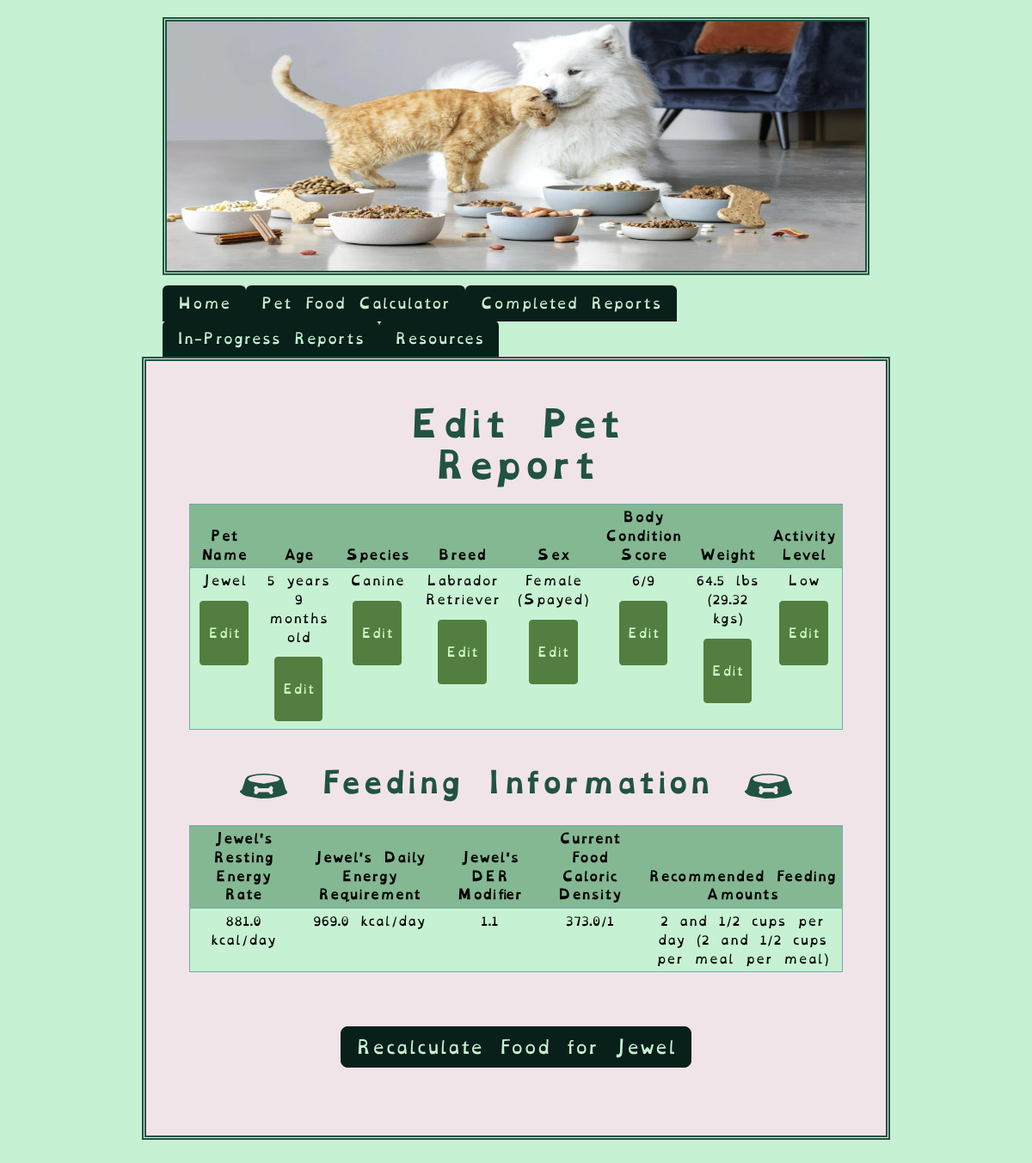
The page /edit_info?pet_id=4 (signed in) on the database its author committed.
### tables this page shows
CREATE TABLE "pets" (
	"pet_id"	INTEGER UNIQUE,
	"owner_id"	INTEGER,
	"name"	VARCHAR(25) NOT NULL,
	"age_in_years"	INTEGER,
	"age_in_months"	INTEGER,
	"species"	VARCHAR(10) NOT NULL,
	"breed"	VARCHAR(25),
	"canine_breed_id"	INTEGER,
	"feline_breed_id"	INTEGER,
	"sex"	INTEGER,
	"bcs"	INTEGER,
	"weight"	FLOAT,
	"units"	VARCHAR(5),
	"converted_weight"	FLOAT,
	"converted_weight_units"	VARCHAR(5),
	"body_fat_percentage"	VARCHAR(5),
	"ideal_weight_lbs"	FLOAT,
	"ideal_weight_kgs"	FLOAT,
	"is_pediatric"	VARCHAR(1),
	"is_pregnant"	VARCHAR(1),
	"weeks_gestating"	INTEGER,
	"is_nursing"	VARCHAR(1),
	"litter_size"	INTEGER,
	"weeks_nursing"	INTEGER,
	"activity_level"	INTEGER,
	"rer"	FLOAT,
	"canine_der_factor_id"	INTEGER,
	"feline_der_factor_id"	INTEGER,
	"der"	FLOAT,
	"der_modifier"	FLOAT,
	"meals_per_day"	FLOAT,
	"current_food_kcal"	FLOAT,
	"current_food_form"	INTEGER,
	"rec_treat_kcal_per_day"	INTEGER,
	"current_food_amt_rec"	VARCHAR(15),
	"current_food_amt_per_meal"	VARCHAR(15),
	"date_of_first_report"	DATETIME,
	"most_recent_report_date"	DATETIME,
	PRIMARY KEY("pet_id" AUTOINCREMENT),
	FOREIGN KEY("owner_id") REFERENCES "users"("id"),
	FOREIGN KEY("canine_breed_id") REFERENCES "dog_breeds"("BreedID"),
	FOREIGN KEY("canine_der_factor_id") REFERENCES "canine_der_factors"("factor_id"),
	FOREIGN KEY("feline_breed_id") REFERENCES "cat_breeds"("BreedID"),
	FOREIGN KEY("feline_der_factor_id") REFERENCES "feline_der_factors"("factor_id"),
	FOREIGN KEY("sex") REFERENCES "reproductive_statuses"("sex_id"),
	FOREIGN KEY("activity_level") REFERENCES "activity_levels"("activity_id"),
	FOREIGN KEY("current_food_form") REFERENCES "food_forms"("form_id")
);

### main.py (the view)
@app.route("/edit_info", methods=["GET", "POST"])
@login_required
def edit_info():
    pet_id = request.args.get("pet_id", type=int)
    print(pet_id)
    try:
        pet_data = db.execute(
            "SELECT * FROM pets WHERE owner_id = :user_id and pet_id = :pet_id",
            user_id=session["user_id"], pet_id=pet_id
        )
    except Exception as e:
        flash(f"Unable to find pet info. Exception: {e}")
        return render_template("edit_report.html")
    if request.method == "POST":
        print(pet_id)
    return render_template("edit_report.html", pet_data=pet_data, pet_id=pet_id)

### helpers.py (called while the page is built)
def login_required(f):
    @wraps(f)
    def decorated_funtion(*args, **kwargs):
        if session.get("user_id") == None:
            return redirect(url_for("login"))
        return f(*args, **kwargs)
    return decorated_funtion

### templates/edit_report.html (shortened to what this page needs)
{% extends 'base.html' %} {% block title %}Edit Pet Report{% endblock %}
{% block content %}
<h1>Edit Pet Report</h1>
<table class="table table-sm">
  <thead>
    <tr>
      <th>
        <b> Pet Name </b>
      </th>
      <th>
        <b> Age </b>
      </th>
      <th>
        <b> Species </b>
      </th>
      <th>
        <b> Breed </b>
      </th>
      <th>
        <b> Sex </b>
      </th>
      <th>
        <b> Body Condition Score </b>
      </th>
      <th>
        <b> Weight </b>
      </th>
      {% if pet_data[0].activity_level != None %}
      <th>
        <b> Activity Level </b>
      </th>
      {% endif %}
    </tr>
  </thead>
  <tbody>
    <tr>
      <td>
        {{ pet_data[0].name }}
        <a href="{{ url_for('pet_info', pet_id=pet_id) }}">
          <button type="button" class="btn btn-secondary btn-sm">Edit</button>
        </a>
      </td>
      <td>
        {% if pet_data[0].age_in_years == 0 and pet_data[0].age_in_months == 1
        %} {{ pet_data[0].age_in_months }} month old {% elif
        pet_data[0].age_in_years == 0 and pet_data[0].age_in_months > 1 %} {{
        pet_data[0].age_in_months }} months old {% elif pet_data[0].age_in_years
        == 1 and pet_data[0].age_in_months == 0 %} {{ pet_data[0].age_in_years
        }} year old {% elif pet_data[0].age_in_years == 1 and
        pet_data[0].age_in_months == 1 %} {{ pet_data[0].age_in_years }} year {{
        pet_data[0].age_in_months }} month old {% elif pet_data[0].age_in_years
        == 1 and pet_data[0].age_in_months > 1 %} {{ pet_data[0].age_in_years }}
        year {{ pet_data[0].age_in_months }} months old {% elif
        pet_data[0].age_in_years > 1 and pet_data[0].age_in_months == 0 %} {{
        pet_data[0].age_in_years }} years old {% elif pet_data[0].age_in_years >
        1 and pet_data[0].age_in_months == 1 %} {{ pet_data[0].age_in_years }}
        years {{ pet_data[0].age_in_months }} month old {% elif
        pet_data[0].age_in_years > 1 and pet_data[0].age_in_months > 1 %} {{
        pet_data[0].age_in_years }} years {{ pet_data[0].age_in_months }} months
        old {% endif %}
        <a href="{{ url_for('pet_info_continued', pet_id=pet_id) }}">
          <button type="button" class="btn btn-secondary btn-sm">Edit</button>
        </a>
      </td>
      <td>
        {{ pet_data[0].species }}
        <a href="{{ url_for('pet_info', pet_id=pet_id) }}">
          <button type="button" class="btn btn-secondary btn-sm">Edit</button>
        </a>
      </td>
      <td>
        {{ pet_data[0].breed }}
        <a href="{{ url_for('pet_info_continued', pet_id=pet_id) }}">
          <button type="button" class="btn btn-secondary btn-sm">Edit</button>
        </a>
      </td>
      <td>
        {% if pet_data[0].sex == 1 %} Female (Intact) {% elif pet_data[0].sex ==
        2 %} Female (Spayed) {% elif pet_data[0].sex == 3 %} Male (Intact) {%
        elif pet_data[0].sex == 4 %} Male (Neutered) {% endif %}
        <a href="{{ url_for('pet_info_continued', pet_id=pet_id) }}">
          <button type="button" class="btn btn-secondary btn-sm">Edit</button>
        </a>
      </td>
      <td>
        {{ pet_data[0].bcs }}/9
        <a href="{{ url_for('pet_condition', pet_id=pet_id) }}">
          <button type="button" class="btn btn-secondary btn-sm">Edit</button>
        </a>
      </td>
      <td>
        {{ pet_data[0].weight }} {{ pet_data[0].units }} ({{
        pet_data[0].converted_weight }} {{ pet_data[0].converted_weight_units
        }})
        <a href="{{ url_for('pet_condition', pet_id=pet_id) }}">
          <button type="button" class="btn btn-secondary btn-sm">Edit</button>
        </a>
      </td>
      {% if pet_data[0].activity_level != None %}
      <td>
        {% if pet_data[0].activity_level == 1 %} Sedentary {% elif
        pet_data[0].activity_level == 2 %} Low {% elif
        pet_data[0].activity_level == 3 %} Moderate {% elif
        pet_data[0].activity_level == 4 %} Heavy {% endif %}
        <a href="{{ url_for('activity', pet_id=pet_id) }}">
          <button type="button" class="btn btn-secondary btn-sm">Edit</button>
        </a>
      </td>
      {% endif %}
    </tr>
  </tbody>
</table>
<div class="row">
  <h2>
    {% if pet_data[0].species == "Feline" %}
    <img
      src="{{ url_for('static', filename='assets/svg/food_bowl.svg') }}"
      alt="A bowl with a pawprint"
      class="bowl"
    />
    {% elif pet_data[0].species == "Canine" %}
    <img
      src="{{ url_for('static', filename='assets/svg/dog_food_bowl.svg') }}"
      alt="A bowl with a bone"
      class="bowl"
    />
    {% endif %} Feeding Information {% if pet_data[0].species == "Feline" %}
    <img
      src="{{ url_for('static', filename='assets/svg/food_bowl.svg') }}"
      alt="A bowl with a pawprint"
      class="bowl"
    />
    {% elif pet_data[0].species == "Canine" %}
    <img
      src="{{ url_for('static', filename='assets/svg/dog_food_bowl.svg') }}"
      alt="A bowl with a bone"
      class="bowl"
    />
    {% endif %}
  </h2>
</div>
<table class="table table-sm">
  <thead>
    <tr>
      <th>{{ pet_data[0].name }}'s Resting Energy Rate</th>
      <th>{{ pet_data[0].name }}'s Daily Energy Requirement</th>
      <th>{{ pet_data[0].name }}'s DER Modifier</th>
      <th>Current Food Caloric Density</th>
      <th>Recommended Feeding Amounts</th>
    </tr>
  </thead>
  <tbody>
    <tr>
      <td>{{ pet_data[0].rer }} kcal/day</td>
      <td>{{ pet_data[0].der }} kcal/day</td>
      <td>{{ pet_data[0].der_modifier }}</td>
      <td>
        {{ pet_data[0].current_food_kcal }}/{{ pet_data[0].current_food_form }}
      </td>
      <td>
        {{ pet_data[0].current_food_amt_rec }} ({{
        pet_data[0].current_food_amt_per_meal }} per meal)
      </td>
    </tr>
  </tbody>
</table>
{% if pet_data[0].is_pediatric == "n" and pet_data[0].is_pregnant != "y" and
pet_data[0].is_nursing != "y" %}
<div class="button-container">
  <a href="{{ url_for('current_food', pet_id=pet_id) }}">
    <button type="button" class="btn btn-secondary btn-lg">
      Recalculate Food for {{ pet_data[0].name }}
    </button>
  </a>
</div>
{% endif %} {% endblock %}

### static/css/styles.css (style rules this page uses)
:root { --white: #f1e4e9; --pale_white_green: #c6f1d3; --lighter_white_green: #d1f7dc; --pale_sky_blue: #70abad; --light_sky: #70c2c3; --green_black: #091f19; --deep_blue_green: #215342; --light_lime: #7CFF6B; --darker_lime_transparent: #568b3fe5; --darker_lime: #527e3f; }
body { background-color: var(--pale_white_green); padding: 20px; margin-left: auto; margin-right: auto; font-family: "OpenDyslexic", "Arvo"; font-size: 2vh; }
h1 { color: var(--deep_blue_green); font-weight: 700; padding-bottom: 1vw; width: 55%; word-wrap: break-word; }
h1, h2 { color: var(--deep_blue_green); }
h1, h2, h3 { margin-left: auto; margin-right: auto; text-align: center; }
h1, h2, h3 { font-family: "OpenDyslexicBold", "Arvo"; }
h2 { display: inline-block; padding: 5px; padding-top: 25px; font-weight: 600; justify-content: center; }
.table { font-size: 14.5px; text-align: center; border-bottom: 1px solid var(--deep_blue_green); border: 1px solid var(--pale_sky_blue); --bs-table-bg: var(--pale_white_green); --bs-table-striped-color: var(--light_sky); --bs-table-striped-bg: var(--pale_sky_blue); }
thead { font-weight: 500; --bs-table-bg: #84b893; color: var(--deep_blue_green); }
.table.table-sm td { align-items: center; justify-content: center; text-align: center; }
a { color: var(--darker_lime); }
.btn { background-color: var(--green_black); border-color: var(--green_black); --bs-btn-active-color: var(--deep_blue_green); --bs-btn-active-border-color: var(--deep_blue_green); --bs-btn-hover-bg: var(--deep_blue_green); --bs-btn-hover-border-bg: var(--deep_blue_green); color: var(--pale_white_green); text-align: center; margin: 5px; position: relative; margin-top: 1vw; }
.btn-sm { color: #cdfcc7; min-height: 75px; font-weight: 500; background-color: var(--darker_lime); border-color: var(--darker_lime); --bs-btn-active-color: var(--darker_lime_transparent); --bs-btn-active-border-color: var(--darker_lime_transparent); --bs-btn-hover-bg: var(--darker_lime_transparent); --bs-btn-hover-border-bg: var(--darker_lime_transparent); }
.button-container, .button-container-fr { display: flex; justify-content: center; }
.button-container { padding: 2vw; }
.row { display: flex; flex-wrap: wrap; margin-left: 2vw; margin-right: 2vw; font-size: 20px; padding-bottom: 1vh; }
.bowl { width: 75px; display: inline-block; padding: 10px; }

### rows shown on the page
pets: name "Jewel", age_in_years "5", age_in_months "9", species "Canine", breed "Labrador Retriever", bcs "6", weight "64.5", units "lbs", converted_weight "29.32", converted_weight_units "kgs", rer "881.0", der "969.0", der_modifier "1.1", current_food_kcal "373.0", current_food_form "1", current_food_amt_rec "2 and 1/2 cups per day", current_food_amt_per_meal "2 and 1/2 cups per meal"
